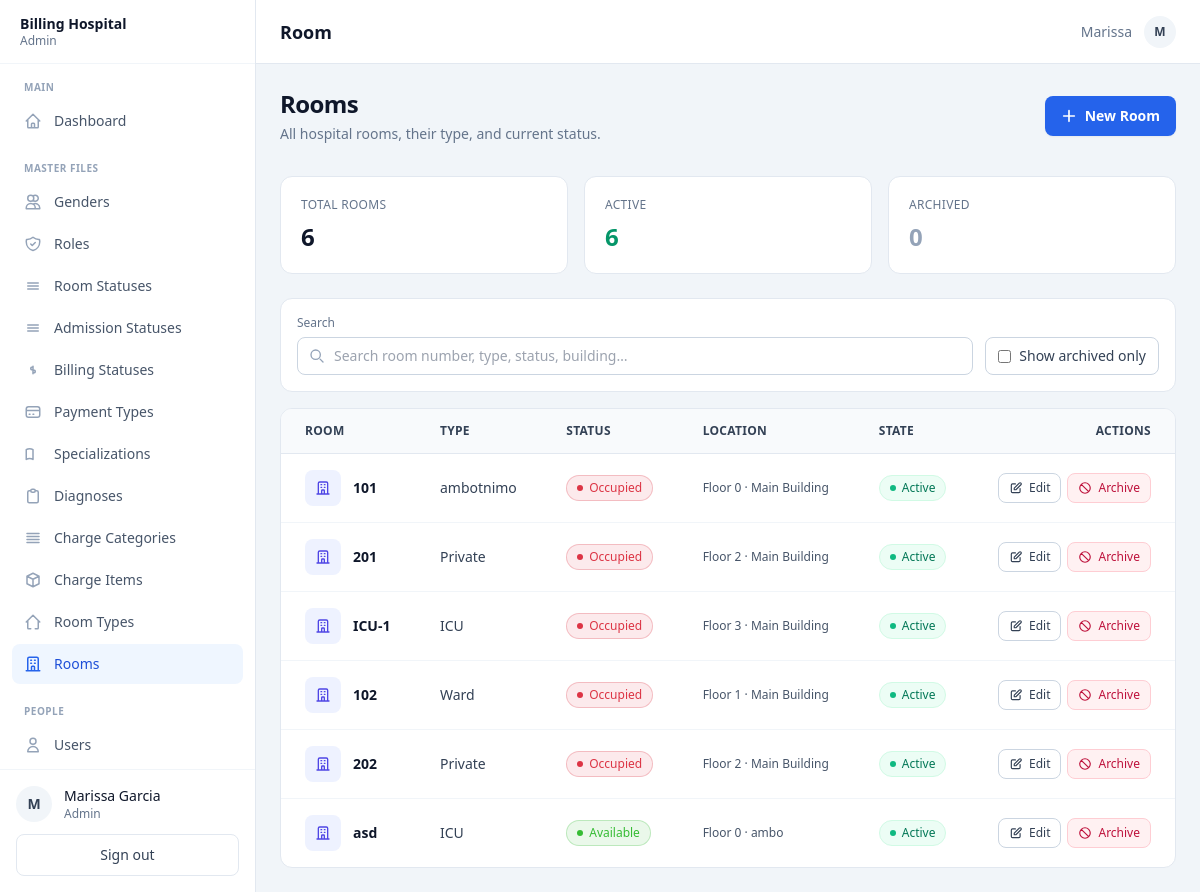
Screenshot of /index.php?page=room (signed in) with the database file from the repository.
### tables this page shows
CREATE TABLE `room` (
  `room_id` int(11) NOT NULL,
  `room_type_id` int(11) NOT NULL,
  `status_id` int(11) NOT NULL,
  `room_number` varchar(50) NOT NULL,
  `floor_level` int(11) DEFAULT NULL,
  `building` varchar(100) DEFAULT NULL,
  `is_active` tinyint(1) NOT NULL DEFAULT 1
);

CREATE TABLE `room_type` (
  `room_type_id` int(11) NOT NULL,
  `room_type_name` varchar(100) NOT NULL,
  `description` varchar(255) DEFAULT NULL,
  `rate_per_day` decimal(10,2) NOT NULL DEFAULT 0.00,
  `capacity` int(11) NOT NULL,
  `includes_meals` tinyint(1) NOT NULL DEFAULT 0,
  `created_at` datetime NOT NULL DEFAULT current_timestamp(),
  `is_active` tinyint(1) NOT NULL DEFAULT 1
);

CREATE TABLE `room_status` (
  `status_id` int(11) NOT NULL,
  `status_name` varchar(50) NOT NULL,
  `color_code` varchar(20) DEFAULT NULL
);

### index.php (called while the page is built, shortened)
<?php
$currentUser = $_SESSION['user'];
$roleId      = (int)$currentUser['role_id'];
$layout = match ($roleId) {
    1 => 'admin',
    2 => 'doctor',
    3 => 'nurse',
    4 => 'cashier',
    default => 'admin',
};
require __DIR__ . '/views/layouts/' . $layout . '.php';

### controllers/RoomController.php (called while the page is built, shortened)
<?php
class RoomController
{
    private PDO $pdo;
    public function __construct(PDO $pdo) { $this->pdo = $pdo; }
    public function getAll(): array
    {
        return $this->pdo->query(
            'SELECT r.room_id, r.room_type_id, r.status_id, r.room_number,
                    r.floor_level, r.building, r.is_active,
                    rt.room_type_name,
                    rs.status_name, rs.color_code
             FROM `room` r
             INNER JOIN `room_type` rt ON rt.room_type_id = r.room_type_id
             INNER JOIN `room_status` rs ON rs.status_id = r.status_id
             ORDER BY r.room_id'
        )->fetchAll();
    }
}

### views/admin/room.php (the view, shortened to what this page needs)
<?php
require_once __DIR__ . '/../../controllers/RoomController.php';
$controller = new RoomController($pdo);
$rooms      = $controller->getAll();
$totalRooms    = count($rooms);
$activeRooms   = count(array_filter($rooms, fn($r) => (int)$r['is_active'] === 1));
$archivedRooms = $totalRooms - $activeRooms;
?>
<div class="mb-8 flex flex-col sm:flex-row sm:items-center sm:justify-between gap-4">
    <div>
        <h1 class="text-2xl font-bold text-slate-900 tracking-tight">Rooms</h1>
        <p class="mt-1 text-sm text-slate-500">All hospital rooms, their type, and current status.</p>
    </div>
    <button type="button" id="openCreateBtn"
            class="inline-flex items-center justify-center gap-2 rounded-lg bg-blue-600 px-4 py-2.5 text-sm font-semibold text-white shadow-sm hover:bg-blue-700">
        <svg class="w-4 h-4" fill="none" viewBox="0 0 24 24" stroke="currentColor" stroke-width="2.5">
            <path stroke-linecap="round" stroke-linejoin="round" d="M12 4v16m8-8H4"/>
        </svg>
        New Room
    </button>
</div>
<div class="grid grid-cols-1 sm:grid-cols-3 gap-4 mb-6">
    <div class="bg-white rounded-xl border border-slate-200 p-5">
        <p class="text-xs font-medium text-slate-500 uppercase tracking-wide">Total Rooms</p>
        <p class="mt-2 text-2xl font-bold text-slate-900"><?= $totalRooms ?></p>
    </div>
    <div class="bg-white rounded-xl border border-slate-200 p-5">
        <p class="text-xs font-medium text-slate-500 uppercase tracking-wide">Active</p>
        <p class="mt-2 text-2xl font-bold text-emerald-600"><?= $activeRooms ?></p>
    </div>
    <div class="bg-white rounded-xl border border-slate-200 p-5">
        <p class="text-xs font-medium text-slate-500 uppercase tracking-wide">Archived</p>
        <p class="mt-2 text-2xl font-bold text-slate-400"><?= $archivedRooms ?></p>
    </div>
</div>
<div class="bg-white rounded-xl border border-slate-200 p-4 mb-4">
    <div class="flex flex-col lg:flex-row lg:items-end gap-3">
        <div class="flex-1">
            <label class="block text-xs font-medium text-slate-500 mb-1.5">Search</label>
            <div class="relative">
                <input type="text" id="filterSearch" placeholder="Search room number, type, status, building…"
                       class="w-full rounded-lg border border-slate-300 pl-9 pr-3 py-2 text-sm
                              focus:outline-none focus:ring-2 focus:ring-blue-500 focus:border-blue-500">
            </div>
        </div>
        <div class="flex items-center gap-3">
            <label class="inline-flex items-center gap-2 text-sm text-slate-700 select-none cursor-pointer whitespace-nowrap
                          rounded-lg border border-slate-300 px-3 py-2 hover:bg-slate-50">
                <input type="checkbox" id="showArchived"
                       class="rounded border-slate-300 text-blue-600 focus:ring-blue-500">
                Show archived only
            </label>
        </div>
    </div>
</div>
<div class="bg-white rounded-xl border border-slate-200 overflow-hidden">
    <div class="overflow-x-auto">
        <table class="min-w-full text-sm">
            <thead class="bg-slate-50 border-b border-slate-200">
                <tr>
                    <th class="text-left px-6 py-3.5 font-semibold text-slate-700 text-xs uppercase tracking-wide">Room</th>
                    <th class="text-left px-6 py-3.5 font-semibold text-slate-700 text-xs uppercase tracking-wide">Type</th>
                    <th class="text-left px-6 py-3.5 font-semibold text-slate-700 text-xs uppercase tracking-wide">Status</th>
                    <th class="text-left px-6 py-3.5 font-semibold text-slate-700 text-xs uppercase tracking-wide">Location</th>
                    <th class="text-left px-6 py-3.5 font-semibold text-slate-700 text-xs uppercase tracking-wide">State</th>
                    <th class="text-right px-6 py-3.5 font-semibold text-slate-700 text-xs uppercase tracking-wide">Actions</th>
                </tr>
            </thead>
            <tbody class="divide-y divide-slate-100">
                <?php foreach ($rooms as $r): ?>
                    <tr class="hover:bg-slate-50 room-row"
                        data-search="<?= htmlspecialchars(strtolower(
                            $r['room_number'] . ' ' . $r['room_type_name'] . ' ' . $r['status_name'] . ' ' . ($r['building'] ?? '')
                        )) ?>"
                        data-status="<?= (int)$r['is_active'] ?>">
                        <td class="px-6 py-4">
                            <div class="flex items-center gap-3">
                                <div class="w-9 h-9 rounded-lg bg-indigo-50 text-indigo-600 flex items-center justify-center shrink-0">
                                    <svg class="w-4 h-4" fill="none" viewBox="0 0 24 24" stroke="currentColor" stroke-width="2">
                                        <path stroke-linecap="round" stroke-linejoin="round" d="M19 21V5a2 2 0 00-2-2H7a2 2 0 00-2 2v16m14 0h2m-2 0h-5m-9 0H3m2 0h5M9 7h1m-1 4h1m4-4h1m-1 4h1m-5 10v-5a1 1 0 011-1h2a1 1 0 011 1v5m-4 0h4"/>
                                    </svg>
                                </div>
                                <p class="font-semibold text-slate-900"><?= htmlspecialchars($r['room_number']) ?></p>
                            </div>
                        </td>
                        <td class="px-6 py-4 text-slate-700"><?= htmlspecialchars($r['room_type_name']) ?></td>
                        <td class="px-6 py-4">
                            <span class="inline-flex items-center gap-1.5 rounded-full border px-2.5 py-1 text-xs font-medium"
                                  style="background-color: <?= htmlspecialchars($r['color_code']) ?>1A;
                                         color: <?= htmlspecialchars($r['color_code']) ?>;
                                         border-color: <?= htmlspecialchars($r['color_code']) ?>40;">
                                <span class="w-1.5 h-1.5 rounded-full" style="background-color: <?= htmlspecialchars($r['color_code']) ?>"></span>
                                <?= htmlspecialchars($r['status_name']) ?>
                            </span>
                        </td>
                        <td class="px-6 py-4 text-slate-600 text-xs">
                            <?php if ($r['floor_level'] !== null || $r['building']): ?>
                                <?php if ($r['floor_level'] !== null): ?>Floor <?= (int)$r['floor_level'] ?><?php endif; ?>
                                <?php if ($r['floor_level'] !== null && $r['building']): ?> · <?php endif; ?>
                                <?= htmlspecialchars($r['building'] ?? '') ?>
                            <?php else: ?>
                                <span class="text-slate-400">—</span>
                            <?php endif; ?>
                        </td>
                        <td class="px-6 py-4">
                            <?php if ((int)$r['is_active'] === 1): ?>
                                <span class="inline-flex items-center gap-1.5 rounded-full bg-emerald-50 border border-emerald-100 px-2.5 py-1 text-xs font-medium text-emerald-700">
                                    <span class="w-1.5 h-1.5 rounded-full bg-emerald-500"></span>
                                    Active
                                </span>
                            <?php endif; ?>
                        </td>
                        <td class="px-6 py-4 text-right whitespace-nowrap">
                            <div class="inline-flex items-center gap-1.5">
                                <button type="button"
                                        class="edit-btn inline-flex items-center gap-1.5 rounded-lg border border-slate-300 bg-white px-2.5 py-1.5 text-xs font-medium text-slate-700 hover:bg-slate-50 hover:border-slate-400"
                                        data-room='<?= htmlspecialchars(json_encode($r), ENT_QUOTES, "UTF-8") ?>'>
                                    <svg class="w-3.5 h-3.5" fill="none" viewBox="0 0 24 24" stroke="currentColor" stroke-width="2">
                                        <path stroke-linecap="round" stroke-linejoin="round" d="M11 5H6a2 2 0 00-2 2v11a2 2 0 002 2h11a2 2 0 002-2v-5m-1.414-9.414a2 2 0 112.828 2.828L11.828 15H9v-2.828l8.586-8.586z"/>
                                    </svg>
                                    Edit
                                </button>
                                <?php if ((int)$r['is_active'] === 1): ?>
                                    <button type="button"
                                            class="deactivate-btn inline-flex items-center gap-1.5 rounded-lg border border-rose-200 bg-rose-50 px-2.5 py-1.5 text-xs font-medium text-rose-700 hover:bg-rose-100 hover:border-rose-300"
                                            data-room-id="<?= (int)$r['room_id'] ?>"
                                            data-room-number="<?= htmlspecialchars($r['room_number']) ?>">
                                        <svg class="w-3.5 h-3.5" fill="none" viewBox="0 0 24 24" stroke="currentColor" stroke-width="2">
                                            <path stroke-linecap="round" stroke-linejoin="round" d="M18.364 18.364A9 9 0 005.636 5.636m12.728 12.728A9 9 0 015.636 5.636m12.728 12.728L5.636 5.636"/>
                                        </svg>
                                        Archive
                                    </button>
                                <?php endif; ?>
                            </div>
                        </td>
                    </tr>
                <?php endforeach; ?>
            </tbody>
        </table>
    </div>
</div>

### rows the page displays
room: room_number "101", room_type.room_type_name "ambotnimo", status.status_name "Occupied", floor_level "0", building "Main Building", is_active 1 (drawn)
room: room_number "201", room_type.room_type_name "Private", status.status_name "Occupied", floor_level "2", building "Main Building", is_active 1 (drawn)
room: room_number "ICU-1", room_type.room_type_name "ICU", status.status_name "Occupied", floor_level "3", building "Main Building", is_active 1 (drawn)
room: room_number "102", room_type.room_type_name "Ward", status.status_name "Occupied", floor_level "1", building "Main Building", is_active 1 (drawn)
room: room_number "202", room_type.room_type_name "Private", status.status_name "Occupied", floor_level "2", building "Main Building", is_active 1 (drawn)
room: room_number "asd", room_type.room_type_name "ICU", status.status_name "Available", floor_level "0", building "ambo", is_active 1 (drawn)

### other values shown
$currentUser['role_name'] "Admin"
$sectionName "MAIN"
$item['label'] "Dashboard"
$sectionName "MASTER FILES"
$item['label'] "Genders"
$item['label'] "Roles"
$item['label'] "Room Statuses"
$item['label'] "Admission Statuses"
$item['label'] "Billing Statuses"
$item['label'] "Payment Types"
$item['label'] "Specializations"
$item['label'] "Diagnoses"
$item['label'] "Charge Categories"
$item['label'] "Charge Items"
$item['label'] "Room Types"
